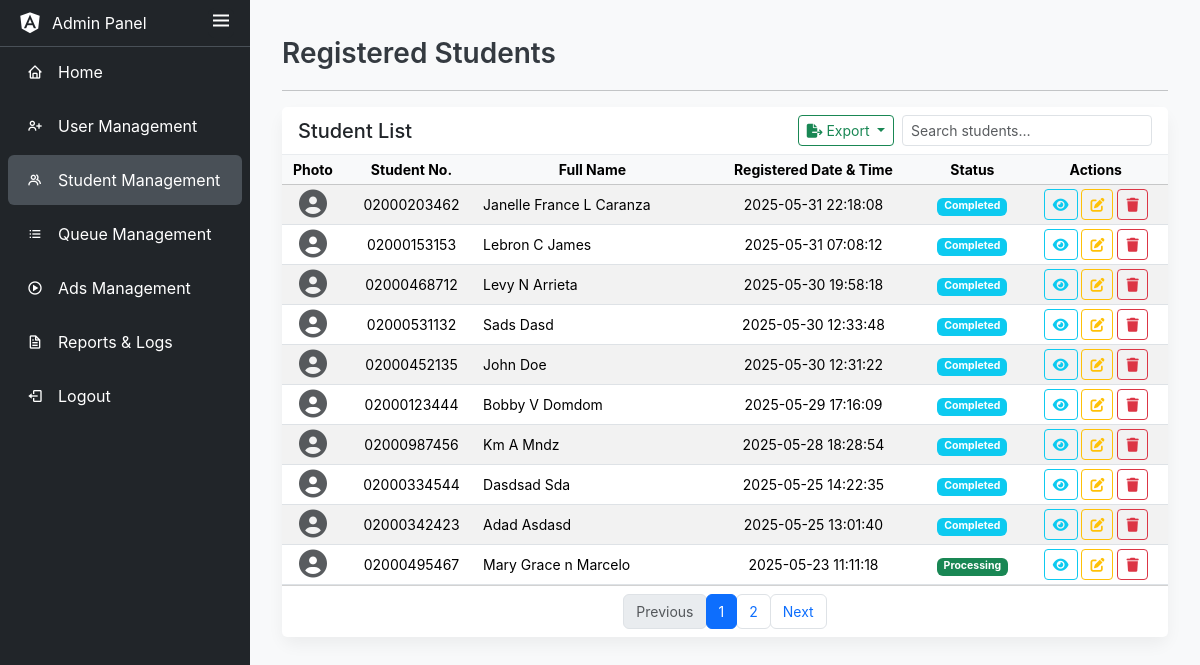
The app's page /admin/students.php (signed in), older data.
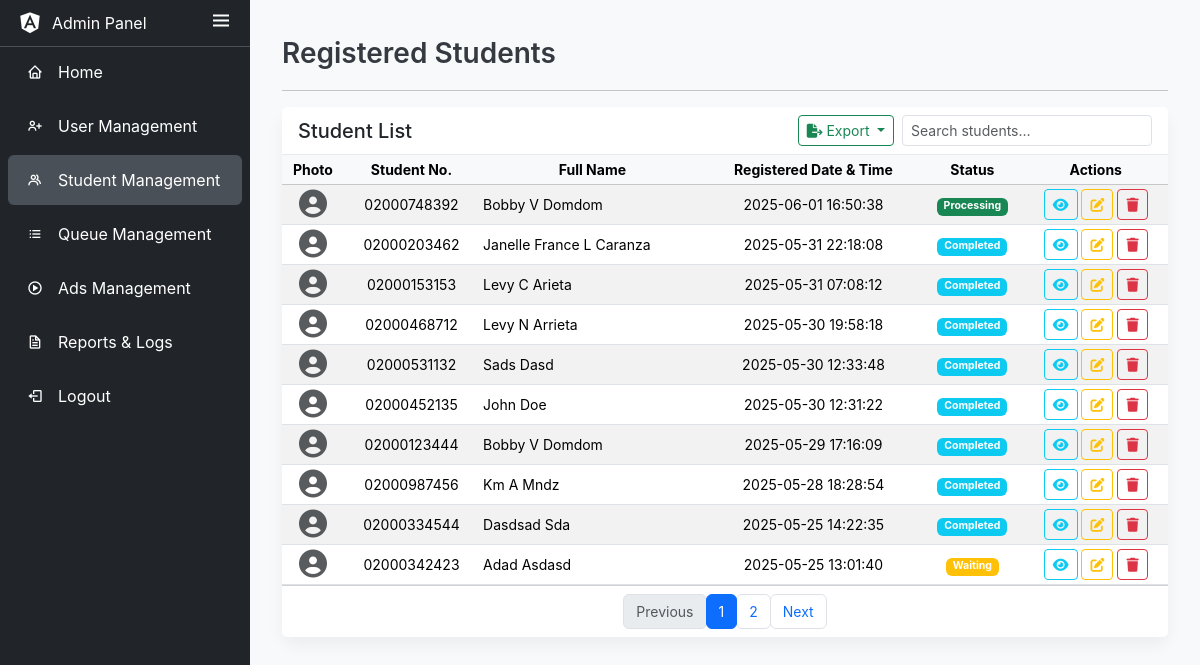
The same page, newer data.
### tables this page shows
CREATE TABLE `student_registration` (
  `id` int(11) NOT NULL,
  `studentno` varchar(20) NOT NULL,
  `lastname` varchar(50) NOT NULL,
  `firstname` varchar(50) NOT NULL,
  `extname` varchar(10) DEFAULT NULL,
  `middleinitial` varchar(3) DEFAULT NULL,
  `dob` date NOT NULL,
  `email` varchar(100) NOT NULL,
  `picture` varchar(255) NOT NULL,
  `gender` enum('Male','Female') NOT NULL,
  `phone` varchar(15) NOT NULL,
  `course` varchar(50) NOT NULL,
  `yearlevel` varchar(20) NOT NULL,
  `block` varchar(10) NOT NULL,
  `address` text NOT NULL,
  `contactname` varchar(50) NOT NULL,
  `contactno` varchar(15) NOT NULL,
  `relationship` varchar(20) NOT NULL,
  `created_at` timestamp NOT NULL DEFAULT current_timestamp(),
  `updated_at` timestamp NOT NULL DEFAULT current_timestamp(),
  `registration_date` datetime DEFAULT current_timestamp(),
  `status` enum('pending','processing','done','no-show') NOT NULL DEFAULT 'pending',
  `now_serving` tinyint(1) NOT NULL DEFAULT 0,
  `notified` tinyint(4) NOT NULL DEFAULT 0
);

### admin/students.php (the view, shortened to what this page needs)
<?php
require_once __DIR__ . '/../includes/init.php';
$limit       = 10;
$page        = max(1, (int)($_GET['page'] ?? 1));
$offset      = ($page - 1) * $limit;
$search_raw  = trim($_GET['search'] ?? '');
$search_like = '%' . $search_raw . '%';
$stmt = $conn->prepare("
    SELECT id, studentno, firstname, middleinitial, lastname, registration_date, status, picture
      FROM student_registration
     WHERE CONCAT(firstname,' ',lastname,' ',course) LIKE ?
     ORDER BY registration_date DESC
     LIMIT ? OFFSET ?
");
$stmt->bind_param('sii', $search_like, $limit, $offset);
$stmt->execute();
$result_students = $stmt->get_result();
$stmt2 = $conn->prepare("
    SELECT COUNT(*) AS total
      FROM student_registration
     WHERE CONCAT(firstname,' ',lastname,' ',course) LIKE ?
");
$stmt2->bind_param('s', $search_like);
$stmt2->execute();
$total_students = $stmt2->get_result()->fetch_assoc()['total'];
$total_pages    = (int)ceil($total_students / $limit);
$statusLabelMap = [
    'pending'    => 'Waiting',
    'processing' => 'Processing',
    'done'       => 'Completed',
    'no-show'    => 'No-Show'
];
$badgeColorMap = [
    'Waiting'     => 'warning',
    'Processing'  => 'success',
    'Completed'   => 'info',
    'No-Show'     => 'danger'
];
?>
<!DOCTYPE html>
<html lang="en">
<head>
    <link href="./../dist/bootstrap/css/bootstrap.min.css" rel="stylesheet">
    <link href="https://unpkg.com/boxicons@2.0.7/css/boxicons.min.css" rel="stylesheet">
    <link href="https://cdnjs.cloudflare.com/ajax/libs/font-awesome/6.4.2/css/all.min.css" rel="stylesheet">
</head>
<body>
<?php include __DIR__ . '/../includes/sidebar.php'; ?>
<div class="home-section">
    <div class="text">Registered Students</div>
    <hr>
    <div class="card card-students">
        <div class="card-header">
            <h5 class="mb-0">Student List</h5>
            <div class="controls">
                <div class="dropdown">
                    <button class="btn btn-outline-success btn-sm dropdown-toggle"
                            id="exportDropdown" data-bs-toggle="dropdown">
                        <i class="fas fa-file-export me-1"></i>Export
                    </button>
                </div>
                <form method="GET" class="d-flex">
                    <input type="text" name="search" class="form-control form-control-sm"
                           placeholder="Search students…" value="<?= htmlspecialchars($search_raw) ?>">
                </form>
            </div>
        </div>
        <div class="card-body p-0">
            <table class="table table-striped table-hover table-sm mb-0">
                <thead class="table-light text-center">
                <tr>
                    <th>Photo</th>
                    <th>Student No.</th>
                    <th>Full Name</th>
                    <th>Registered Date &amp; Time</th>
                    <th>Status</th>
                    <th>Actions</th>
                </tr>
                </thead>
                <tbody>
                <?php while ($s = $result_students->fetch_assoc()): ?>
                    <?php
                    $raw = strtolower($s['status']);
                    $disp = $statusLabelMap[$raw] ?? ucfirst($raw);
                    $clr  = $badgeColorMap[$disp] ?? 'secondary';
                    ?>
                    <tr>
<td class="text-center align-middle">
  <?php if (!empty($s['picture']) && file_exists($s['picture'])): ?>
    <div class="img-wrapper">
      <img src="<?= htmlspecialchars($s['picture']) ?>" alt="Photo" class="img-thumb">
      <img src="<?= htmlspecialchars($s['picture']) ?>" alt="Preview" class="img-preview">
    </div>
  <?php else: ?>
    <span class="text-muted"><i class="fas fa-user-circle fa-2x"></i></span>
  <?php endif; ?>
</td>
                        <td class="text-center align-middle"><?= htmlspecialchars($s['studentno']) ?></td>
                        <td class="align-middle">
                            <?= htmlspecialchars("{$s['firstname']} {$s['middleinitial']} {$s['lastname']}") ?>
                        </td>
                        <td class="text-center align-middle"><?= htmlspecialchars($s['registration_date']) ?></td>
                        <td class="text-center align-middle">
                            <span class="badge bg-<?= $clr ?>"><?= $disp ?></span>
                        </td>
                        <td class="text-center align-middle">
                            <button class="btn btn-outline-info btn-sm view-btn" data-id="<?= $s['id'] ?>">
                                <i class="fas fa-eye"></i>
                            </button>
                            <button class="btn btn-outline-warning btn-sm edit-btn"
        data-id="<?= $s['id'] ?>">
    <i class="fas fa-edit"></i>
</button>
                            <a href="delete_student.php?id=<?= $s['id'] ?>"
                               onclick="return confirm('Are you sure?')" class="btn btn-outline-danger btn-sm">
                                <i class="fas fa-trash"></i>
                            </a>
                        </td>
                    </tr>
                <?php endwhile; ?>
                </tbody>
            </table>
        </div>
        <div class="card-footer bg-white">
            <nav aria-label="Page navigation">
                <ul class="pagination justify-content-center mb-0">
                    <li class="page-item <?= $page<=1 ? 'disabled':'' ?>">
                        <a class="page-link" href="?page=<?= $page-1 ?>&search=<?= urlencode($search_raw) ?>">Previous</a>
                    </li>
                    <?php for ($i=1; $i<=$total_pages; $i++): ?>
                        <li class="page-item <?= $i===$page ? 'active':'' ?>">
                            <a class="page-link" href="?page=<?= $i ?>&search=<?= urlencode($search_raw) ?>"><?= $i ?></a>
                        </li>
                    <?php endfor; ?>
                    <li class="page-item <?= $page>=$total_pages ? 'disabled':'' ?>">
                        <a class="page-link" href="?page=<?= $page+1 ?>&search=<?= urlencode($search_raw) ?>">Next</a>
                    </li>
                </ul>
            </nav>
        </div>
    </div>
</div>
</body>
</html>

### includes/sidebar.php (shortened to what this page needs)
<?php
$navItems = [
    [
        'href' => 'dashboard.php',
        'icon' => 'bx bx-home',
        'label' => 'Home'
    ],
    [
        'href' => 'user_management.php',
        'icon' => 'bx bx-user-plus',
        'label' => 'User Management'
    ],
    [
        'href' => 'students.php',
        'icon' => 'bx bx-group',
        'label' => 'Student Management'
    ],
    [
        'href' => 'queue_manager.php',
        'icon' => 'bx bx-list-ul',
        'label' => 'Queue Management'
    ],
    [
        'href' => 'ad_manager.php',
        'icon' => 'bx bx-play-circle',
        'label' => 'Ads Management'
    ],
    [
        'href' => 'reports.php',
        'icon' => 'bx bx-file',
        'label' => 'Reports & Logs'
    ],
    [
        'href' => 'logout.php',
        'icon' => 'bx bx-log-out',
        'label' => 'Logout',
        'confirm' => true
    ],
];
$current = basename($_SERVER['PHP_SELF']);
?>
<nav id="sidebar" class="sidebar bg-dark">
    <div class="logo-details d-flex align-items-center px-3 py-2">
        <i class="bx bxl-angular text-white fs-3"></i>
        <span class="logo_name text-white ms-2">Admin Panel</span>
        <button class="btn btn-dark ms-auto p-0" id="sidebarToggle" aria-label="Toggle sidebar" aria-expanded="true">
            <i class="bx bx-menu text-white fs-4"></i>
        </button>
    </div>
    <ul class="nav flex-column nav-pills px-2 mb-0">
        <?php foreach ($navItems as $item):
            $active = ($current === $item['href']) ? ' active' : '';
            $confirm = !empty($item['confirm'])
                ? ' onclick="return confirm(\'Are you sure you want to logout?\')"'
                : '';
            ?>
            <li class="nav-item mb-1">
                <a href="<?= htmlspecialchars($item['href']) ?>"
                   class="nav-link text-white d-flex align-items-center<?= $active ?>"
                   data-bs-toggle="tooltip" data-bs-placement="right"
                   title="<?= htmlspecialchars($item['label']) ?>"
                    <?= $confirm ?>>
                    <i class="<?= htmlspecialchars($item['icon']) ?> me-2"></i>
                    <span class="links_name flex-grow-1"><?= htmlspecialchars($item['label']) ?></span>
                </a>
            </li>
        <?php endforeach; ?>
    </ul>
</nav>

### admin/students.php (style rules this page uses)
body, .home-section, .sidebar { font-family: -apple-system, BlinkMacSystemFont, "Segoe UI", Roboto, Arial, sans-serif; }
.home-section { padding:2rem; background:#f8f9fa; min-height:100vh; }
.home-section .text { font-size:1.75rem; font-weight:600; margin-bottom:1rem; color:#343a40; }
.card-students { border:none; border-radius:.75rem; box-shadow:0 .5rem 1rem rgba(0,0,0,.05); }
.card-header { display:flex; justify-content:space-between; align-items:center; background:#fff; border-bottom:1px solid #e9ecef; }
.controls { display:flex; gap:.5rem; }
.controls .form-control { width:250px; }
.table-sm { font-size:.875rem; }
.pagination .page-link { border-radius:.375rem; padding:.375rem .75rem; font-size:.875rem; }
.home-section { margin-left: 250px; transition: margin-left 0.3s ease; }

### includes/sidebar.php (style rules this page uses)
.sidebar { position: fixed; top: 0; bottom: 0; left: 0; width: 250px; background: #343a40; transition: width .3s; overflow-y: auto; z-index: 1000; }
.sidebar .logo-details { border-bottom: 1px solid #495057; }
.sidebar .logo-details .logo_name { transition: opacity .3s; }
.sidebar .nav-link { height: 50px; padding: 0 .75rem; font-size: 1rem; transition: background .3s; }
.sidebar .nav-link i { min-width: 30px; text-align: center; }
.sidebar .links_name { white-space: nowrap; transition: opacity .3s; }
.sidebar .nav-link:hover, .sidebar .nav-link.active { background-color: #495057; }

Row changes from the older to the newer data that the page shows:
no longer on this page (row edited): student_registration: studentno "02000495467", firstname+middleinitial+lastname "Mary Grace n Marcelo", registration_date "2025-05-23 11:11:18", status "Processing"
added student_registration: studentno "02000748392", firstname+middleinitial+lastname "Bobby V Domdom", registration_date "2025-06-01 16:50:38", status "Processing"
changed student_registration: firstname+middleinitial+lastname "Lebron C James" → "Levy C Arieta"
changed student_registration "Adad Asdasd": status "Completed" → "Waiting"
